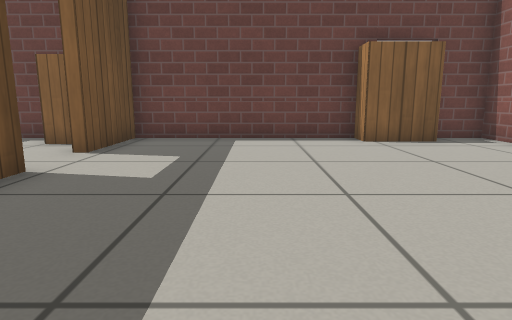
[1] (above)

18 first-person views from a walk through a world built for the Gazebo simulator. The camera is 0.5 m above the floor, tilts 10° down and sees 75° across. The floor is counted in squares, 0.5 m on a side. Each view is taken from the middle of a square. On the plan, view 1 faces up. The plan holds only what a view shows up to about 12 squares ahead; the rest is blank. The robots in the file are not drawn. Gazebo's built-in surfaces are drawn with simple patterns. Some stock models are drawn as simple stand-ins. Surface patterns are stand-ins for the level's own textures.

[2]
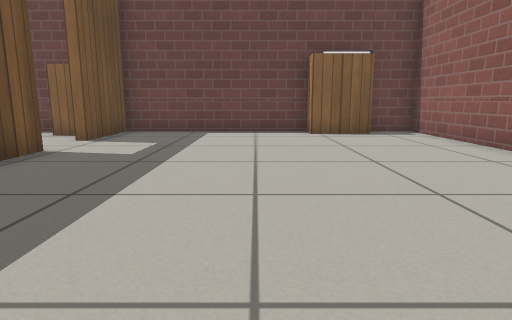

[3]
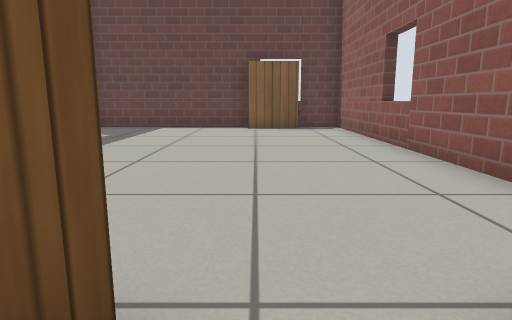

[4]
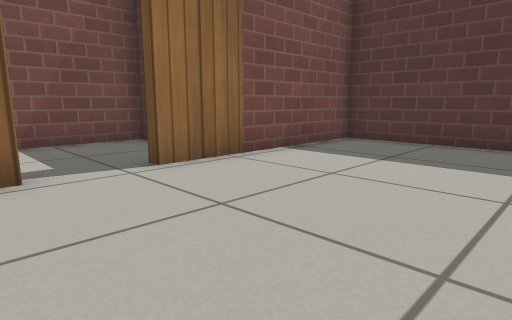

[5]
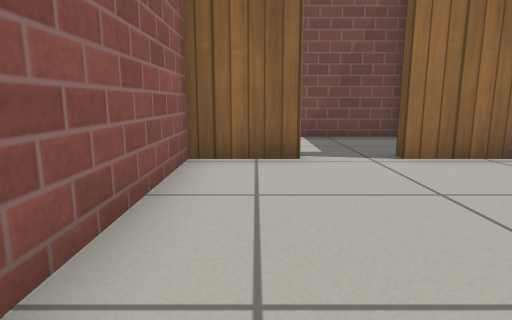

[6]
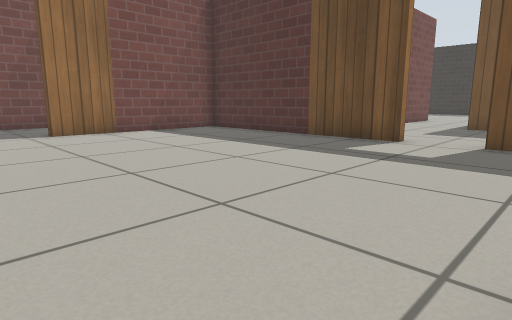

[7]
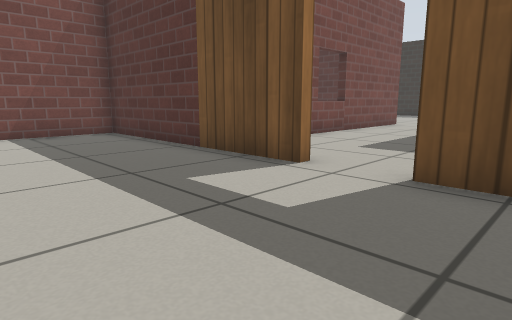

[8]
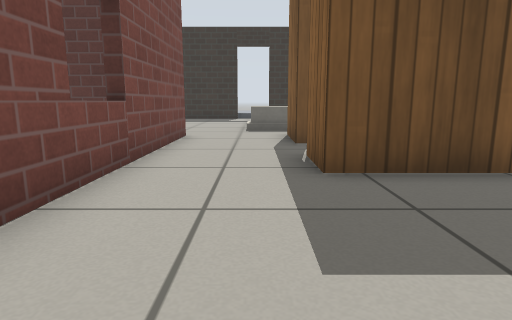

[9]
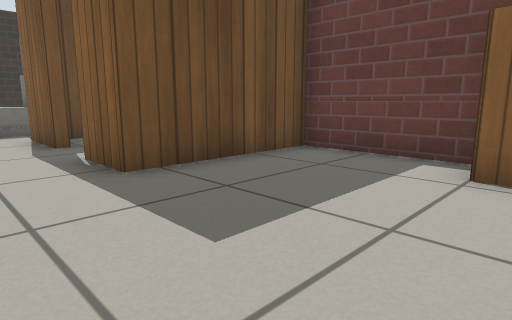

[10]
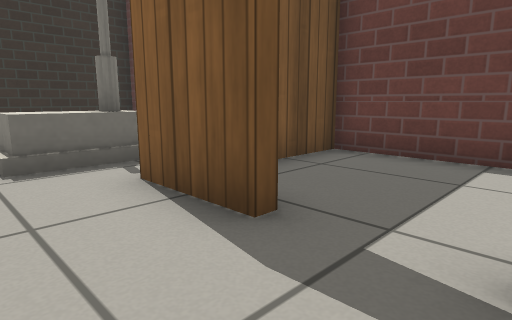

[11]
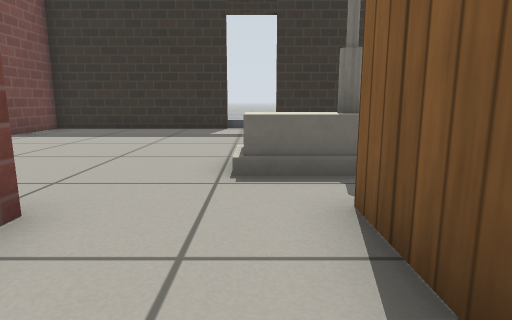

[12]
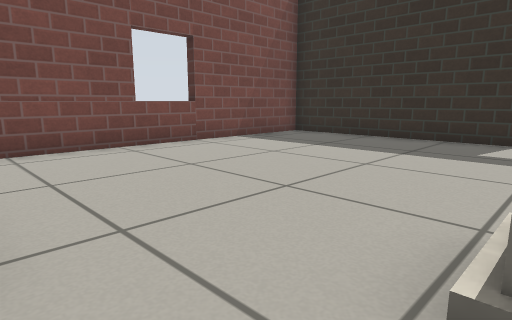

[13]
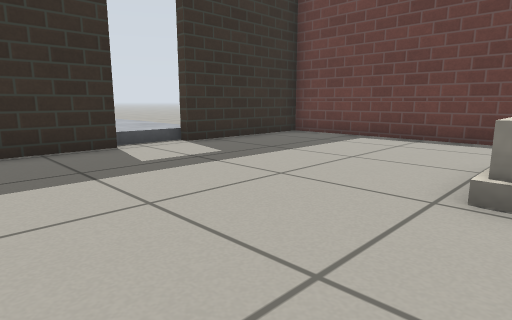

[14]
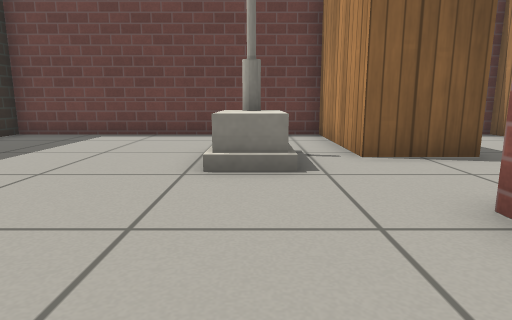

[15]
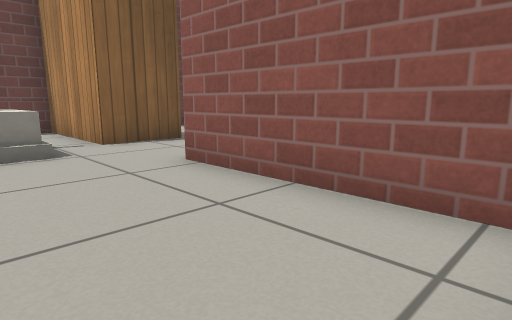

[16]
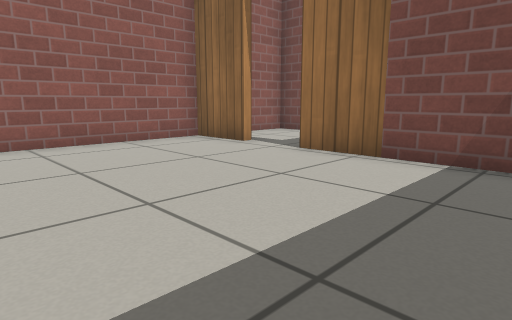

[17]
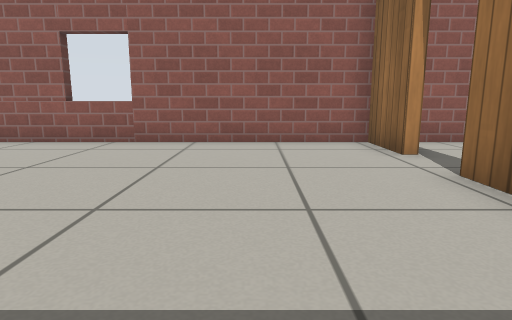

[18]
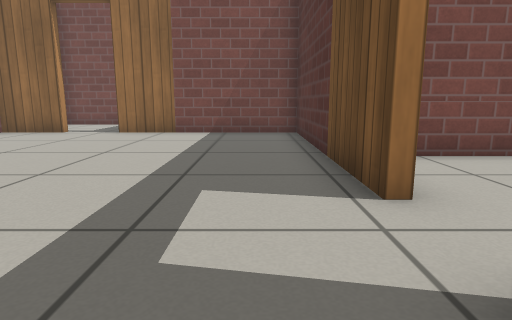

### Floor plan
Points are (right, up) in squares from view 1. A wall is a line through its corners. A room is listed if a view was taken in it or the views show most of it. See-through windows are left out.
Room 1 (views 1, 2, 4, 5, 6, 7, 16, 17, 18)
walls: (-3.3, 4.8) (-3.3, -2.8) (2.5, -2.8); (2.5, 9.1) (-3.3, 9.1) (-3.3, 6.4); (4.1, -2.8) (6.2, -2.8) (6.2, 9.1) (4.4, 9.1)
ways out: open door at (3.5, -3) to room 2; opening at (-3.5, 8) to room 3; open door at (-3.5, 5.5) to room 3
objects: cabinet (-5, 8) to (-4, 8)
Room 2 (view 3)
walls: (0.9, -6) (0.9, -6.5) (3.8, -6.5); (5.3, -6.5) (6.2, -6.5) (6.2, -4)
ways out: open door at (3.5, -3) to room 1
Room 3 (views 8, 9, 10, 11, 12)
walls: (-11.9, 4.9) (-14.1, 4.9); (-5, 9.1) (-8.6, 9.1) (-8.6, 4.9) (-10.2, 4.9); (-13.8, 1.9) (-4.9, 1.9)
ways out: opening at (-3.5, 8) to room 1; open door at (-3.5, 5.5) to room 1; opening at (-15, 3.5) to room 4; open door at (-11.5, 5) to room 5
Room 4 (views 13, 14, 15)
walls: (-23.2, 3) (-23.2, -3.3) (-14.9, -3.3); (-14.1, 4.9) (-14.1, 9.1) (-23.2, 9.1) (-23.2, 4.8); (-13.8, -2.7) (-13.8, 1.9)
ways out: opening at (-15, 3.5) to room 3; open door at (-23, 3.5)
objects: house (-16, 4) to (-16, 6)
Room 5 (no view inside)
walls: (-10.8, 9.1) (-13.8, 9.1) (-13.8, 5.8)
ways out: open door at (-11.5, 5) to room 3

Positions as (right, up) in squares from view 1, and headings:
1: (0, 0), facing up
2: (1, -2), facing up
3: (3, -4), facing up
4: (5, 2), facing down-left
5: (5, 3), facing down
6: (5, 8), facing down-left
7: (1, 8), facing down-left
8: (-4, 4), facing left
9: (-4, 3), facing up-left
10: (-10, 3), facing up-left
11: (-11, 4), facing left
12: (-14, 4), facing down-left
13: (-16, 0), facing up-left
14: (-16, -1), facing up
15: (-17, -3), facing up-right
16: (-2, 3), facing down-right
17: (-2, 0), facing right
18: (-2, 8), facing down
